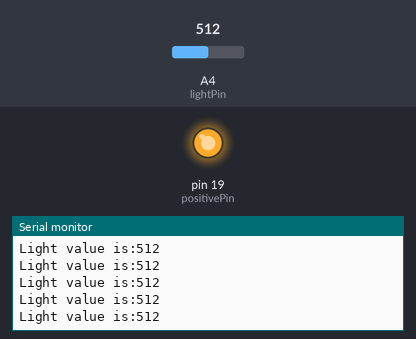
A sketch run on a simulated Arduino Uno, built with avr-gcc and run on an emulated ATmega328P. Shown: output pins drawn as LEDs (lit = HIGH), the last lines printed to the serial monitor. The inputs (shaded band) are chosen by the test bench; at power-on: A4 (lightPin) = 512.

Above: at 1.2 s.
1.3 s: A4 (lightPin) set to 111
At 2.0 s:
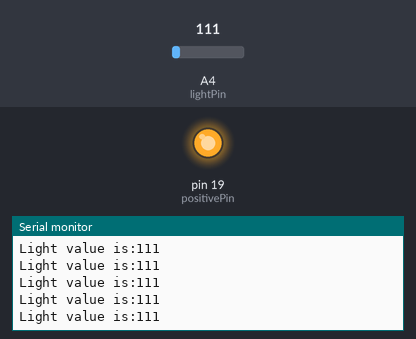
2.8 s: A4 (lightPin) set to 90
At 3.6 s:
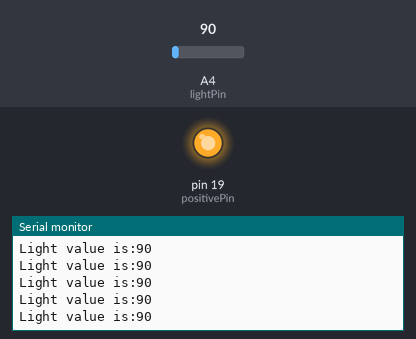
Timing chart, 0 to 5.8 s (numbered marks = the images above; inputs shaded):
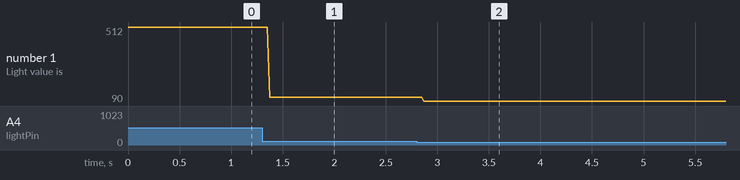

Measured:
- after the input at 1.3 s, the serial monitor: prints a new line after 0.07 s (image 1)
- after the input at 2.8 s, the serial monitor: prints a new line after 0.07 s (image 2)
- plotted number 1: 512 → 111 after the input at 1.3 s, 111 → 90 after the input at 2.8 s

The sketch:

lightsensor.ino
```cpp
// Pin connections
// S - 18
// + - 19
// - - -

// Setting up the pins

//pin to read sensor value
int lightPin = 18;
//positive pin for the sensor
int positivePin = 19;

// Value of the luminosity from the sensor
int lightValue;

void setup(void) {
  // To send debugging information via the serial monitor
  Serial.begin(9600);
  // Initialization of the pins
  pinMode(lightPin,INPUT);
  pinMode(positivePin, OUTPUT);
  // The value that is read is positive - LOW = minus , HIGH = positive
  digitalWrite(positivePin, HIGH);
}

void loop(void) {
  // Reading of the raw light value
  lightValue = analogRead(lightPin);
  // Print some descriptive text and then the value from the sensor
  Serial.print("Light value is:");
  Serial.println(lightValue);
}
```
